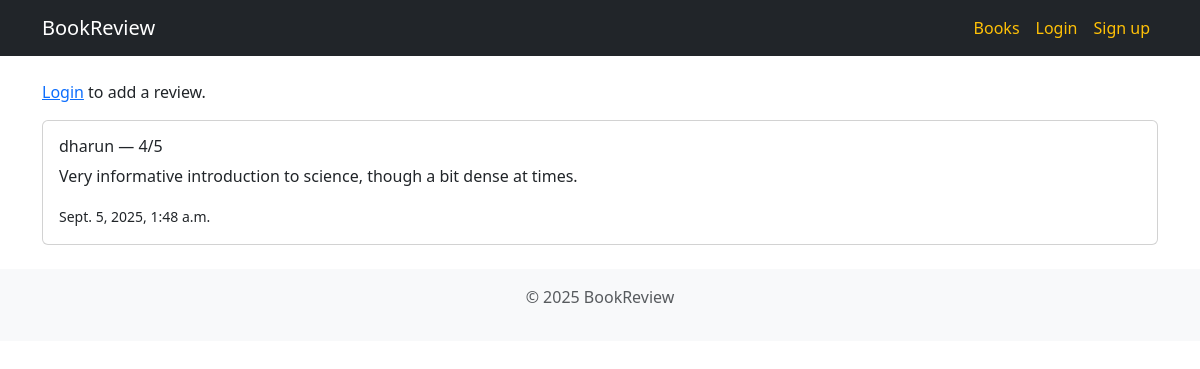
The page /books/2/ on the database its author committed.
### reviews/models.py (models this page shows)
class Review(models.Model):
    book = models.ForeignKey(Book, on_delete=models.CASCADE, related_name='reviews')
    user = models.ForeignKey(User, on_delete=models.CASCADE, related_name='reviews')
    rating = models.IntegerField(validators=[MinValueValidator(1), MaxValueValidator(5)])
    comment = models.TextField()
    created_at = models.DateTimeField(auto_now_add=True)
    updated_at = models.DateTimeField(auto_now=True)

### reviews/views.py (the view)
# urls.py: path('books/<int:pk>/', views.BookDetailView.as_view(), name='book-detail'),
class BookDetailView(DetailView):
    model = Book
    template_name = "reviews/book_detail.html"
    context_object_name = "book"

### reviews/templates/reviews/book_detail.html (shortened to what this page needs)
{% extends 'reviews/base.html' %}
{% block content %}
{% if user.is_authenticated %}
  <a class="btn btn-primary btn-sm mb-2" href="{% url 'reviews:review-add' book.pk %}">Add Review</a>
{% else %}
  <p><a href="{% url 'login' %}">Login</a> to add a review.</p>
{% endif %}
{% for review in book.reviews.all %}
  <div class="card mb-2">
    <div class="card-body">
      <h6>{{ review.user.username }} — {{ review.rating }}/5</h6>
      <p>{{ review.comment }}</p>
      <small>{{ review.created_at }}</small>
    </div>
  </div>
{% empty %}
  <p>No reviews yet.</p>
{% endfor %}
{% endblock %}

### rows shown on the page
Review: user.username "dharun", rating "4", comment "Very informative introduction to science, though a bit dense at times.", created_at "Sept. 5, 2025, 1:48 a.m."
